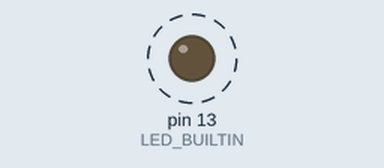
The sketch below on a simulated Arduino Uno, built with avr-gcc and run on an emulated ATmega328P. Shown: output pins drawn as LEDs (lit = HIGH). Dashed ring = blinking. What the sketch prints to the serial monitor is not drawn.

Above: at 0.2 s.
Timing chart, 0 to 3.0 s (numbered marks = the images above):
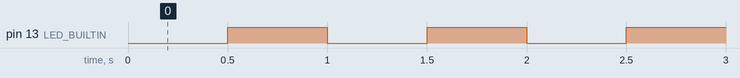

The sketch:

61024582.ino
```cpp
#include "MyCounter.h"

#define PIN_BUTTON 0
#define PIN_LED LED_BUILTIN

MyCounter counter(PIN_BUTTON, PIN_LED);
//MyCounter counter(PIN_LED);
void setup() {
  //Serial setup
  Serial.begin(115200);
  counter.setTimeSecond(5);

}

void loop() {
  // counter event handler
  counter.loop();

}
```

MyCounter.cpp
```cpp
#include "MyCounter.h"

MyCounter::MyCounter(const int btnPin,
                     const int ledPin,
                     const int timeSecond,
                     const bool btnPinActive,
                     const bool ledPinActive) {

  this->btnPin = btnPin;
  this->ledPin = ledPin;
  this->btnPinActive = btnPinActive;
  this->ledPinActive = ledPinActive;

  setTimeSecond(timeSecond);
  setBlink(true);


  pinMode(this->ledPin, OUTPUT);

}

MyCounter::~MyCounter()
{
  // do nothing
}

void MyCounter::setTimeSecond(const int timeSecond) {
  this->timeSecond = timeSecond;
}
void MyCounter::setBlink(bool blink) {
  this->blink = blink;
  if (this->blink)
    _next = millis() + 500;
}
void MyCounter::loop()
{
  uint32_t cur = millis();
  int countDown = timeSecond;
  if (blink) {
    while (cur <= (timeSecond + 1) * 1000)
    {
      if (cur >= _next) {
        digitalWrite(ledPin, !digitalRead(ledPin));
        _next = cur + 500;
        if (digitalRead(btnPin) == this->btnPinActive) {
          if (digitalRead(ledPin) == this->ledPinActive) {

            if ( countDown == 0) {
              Serial.println("Time Up!!!");
            } else {
              Serial.print("Counter remian ");
              Serial.print(countDown--) ;
              Serial.println(" seconds");
            }
          }
        }
      }
      cur = millis();
    }
  } else {
    // turn off led
    digitalWrite(ledPin, this->ledPinActive == LOW ? HIGH : LOW);
    Serial.print("status");
    Serial.println(digitalRead(ledPin)) ;
  }
}
```

MyCounter.h
```cpp
#ifndef _MYCOUNTER_H_
#define _MYCOUNTER_H_

#include <Arduino.h>

#define DEFAULT_ACTIVE LOW

class MyCounter {
  private: // private data
    int btnPin;
    int ledPin;
    int timeSecond;
    bool btnPinActive;
    bool ledPinActive;
    bool blink;
    uint32_t _next;
  public:
    MyCounter(const int btnPin,
              const int ledPin,
              const int timeSecond = 10,
              const bool btnPinActive = LOW,
              const bool ledPinActive = LOW);
    ~MyCounter();

    void setTimeSecond(const int timeSecond);

    void setBlink(bool blink); // true: blink, false: turn off

    void loop();

};

#endif
```

Measured:
- by itself, pin 13 (LED_BUILTIN): alternates HIGH for 0.50 s and LOW for 0.50 s, 12 changes in all, then stays LOW
